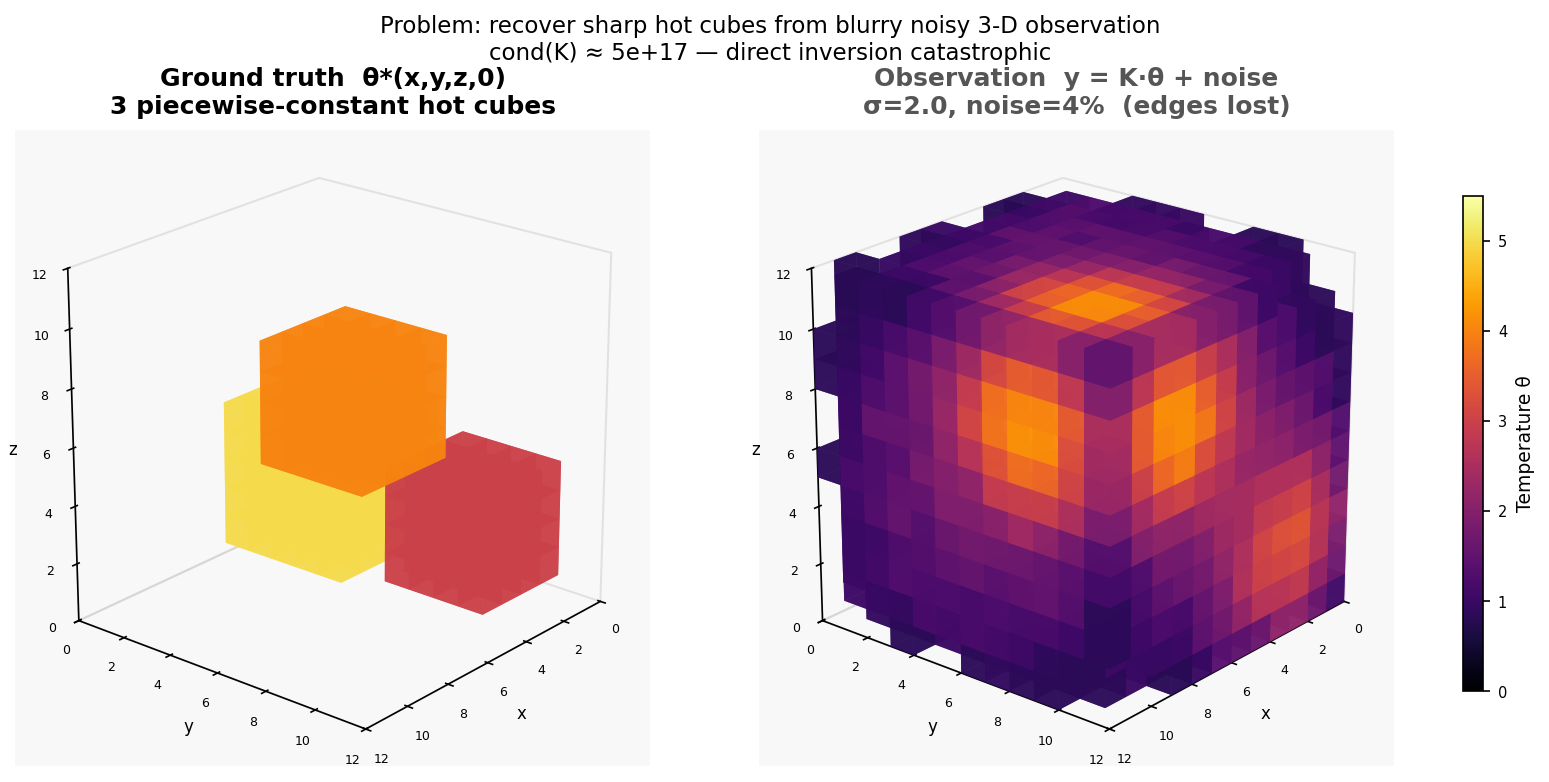

Write Python code to recreate this figure.
"""
3-D Heat Equation Inverse Problem
File 1 of 4 — Problem Description
===================================
Shows the 3-D setup: ground truth hot cubes vs blurred observation.
"""

import numpy as np, matplotlib.pyplot as plt


np.random.seed(42)

from setup_3d import build, draw_voxels, style_ax, N, SIGMA, NOISE, CMAP, NORM
import matplotlib.cm as cm

theta_true, K3D, y_noisy, cond = build()
theta_obs = y_noisy.reshape(N, N, N)

fig = plt.figure(figsize=(11, 5.5))
fig.patch.set_facecolor("white")

ax0 = fig.add_subplot(1, 2, 1, projection="3d")
draw_voxels(ax0, theta_true)
style_ax(ax0, "Ground truth  θ*(x,y,z,0)\n3 piecewise-constant hot cubes", "black")

ax1 = fig.add_subplot(1, 2, 2, projection="3d")
draw_voxels(ax1, theta_obs, threshold=0.8)
style_ax(
    ax1,
    f"Observation  y = K·θ + noise\nσ={SIGMA}, noise={int(NOISE*100)}%  (edges lost)",
    "#555555",
)

cax = fig.add_axes([0.92, 0.2, 0.012, 0.6])
cb = fig.colorbar(cm.ScalarMappable(cmap=CMAP, norm=NORM), cax=cax)
cb.set_label("Temperature θ", fontsize=9)
cb.ax.tick_params(labelsize=7)

fig.suptitle(
    f"Problem: recover sharp hot cubes from blurry noisy 3-D observation\n"
    f"cond(K) ≈ {cond:.0e} — direct inversion catastrophic",
    fontsize=11,
    y=1.02,
)
plt.subplots_adjust(left=0.02, right=0.90, wspace=0.05)
plt.savefig("3d_baseline.png", dpi=150, bbox_inches="tight")
plt.close()
